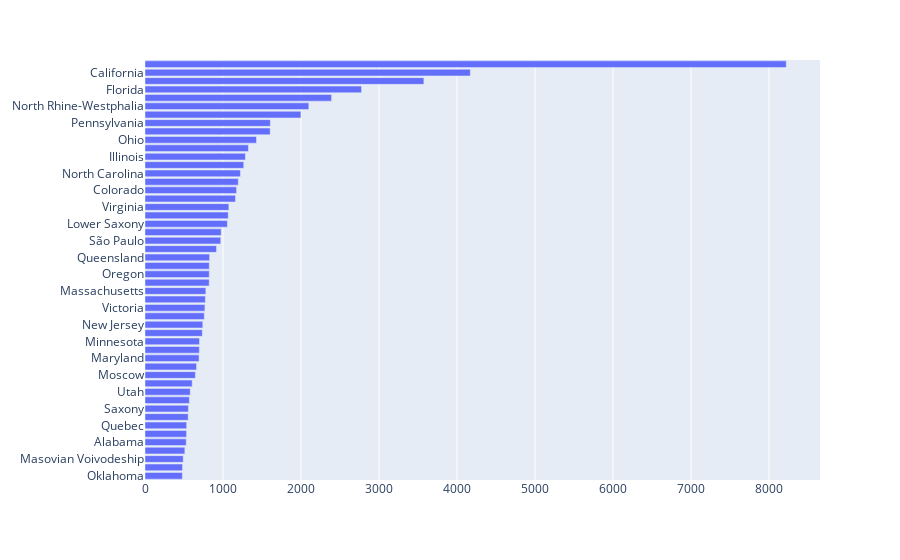

The cell this chart's notebook holds for it:
### Code cell
# Top states
count = 50
most_common = make_most_common('region', count, False)
make_bar_chart(most_common, f"Top states")

### Figure 1 — Plotly figure (JSON) as saved in the notebook; plotly's stock layout.template omitted (floating-point values rounded to 4 significant figures)
{"data": [{"alignmentgroup": "True", "hovertemplate": "x=%{x}<br>y=%{y}<extra></extra>", "legendgroup": "", "marker": {"color": "#636efa", "pattern": {"shape": ""}}, "name": "", "offsetgroup": "", "orientation": "h", "showlegend": false, "textposition": "auto", "type": "bar", "x": [479, 481, 490, 511, 529, 533, 534, 554, 557, 569, 580, 605, 646, 661, 693, 697, 699, 735, 741, 760, 768, 774, 780, 823, 824, 824, 828, 917, 971, 977, 1056, 1067, 1075, 1160, 1174, 1196, 1223, 1266, 1287, 1326, 1429, 1605, 1607, 1999, 2100, 2392, 2776, 3575, 4171, 8221], "xaxis": "x", "y": ["Oklahoma", "Wales", "Masovian Voivodeship", "Kentucky", "Alabama", "Alberta", "Quebec", "Nevada", "Saxony", "South Carolina", "Utah", "Scotland", "Moscow", "Buenos Aires", "Maryland", "British Columbia", "Minnesota", "Hesse", "New Jersey", "Tennessee", "Victoria", "Missouri", "Massachusetts", "Indiana", "Oregon", "Wisconsin", "Queensland", "Arizona", "São Paulo", "New South Wales", "Lower Saxony", "Baden-Württemberg", "Virginia", "Michigan", "Colorado", "Georgia", "North Carolina", "Ontario", "Illinois", "Bavaria", "Ohio", "New York", "Pennsylvania", "Washington", "North Rhine-Westphalia", "", "Florida", "Texas", "California", "England"], "yaxis": "y"}], "layout": {"barmode": "relative", "legend": {"tracegroupgap": 0}, "margin": {"t": 60}, "xaxis": {"anchor": "y", "domain": [0, 1], "title": {}}, "yaxis": {"anchor": "x", "domain": [0, 1], "title": {}}}}
